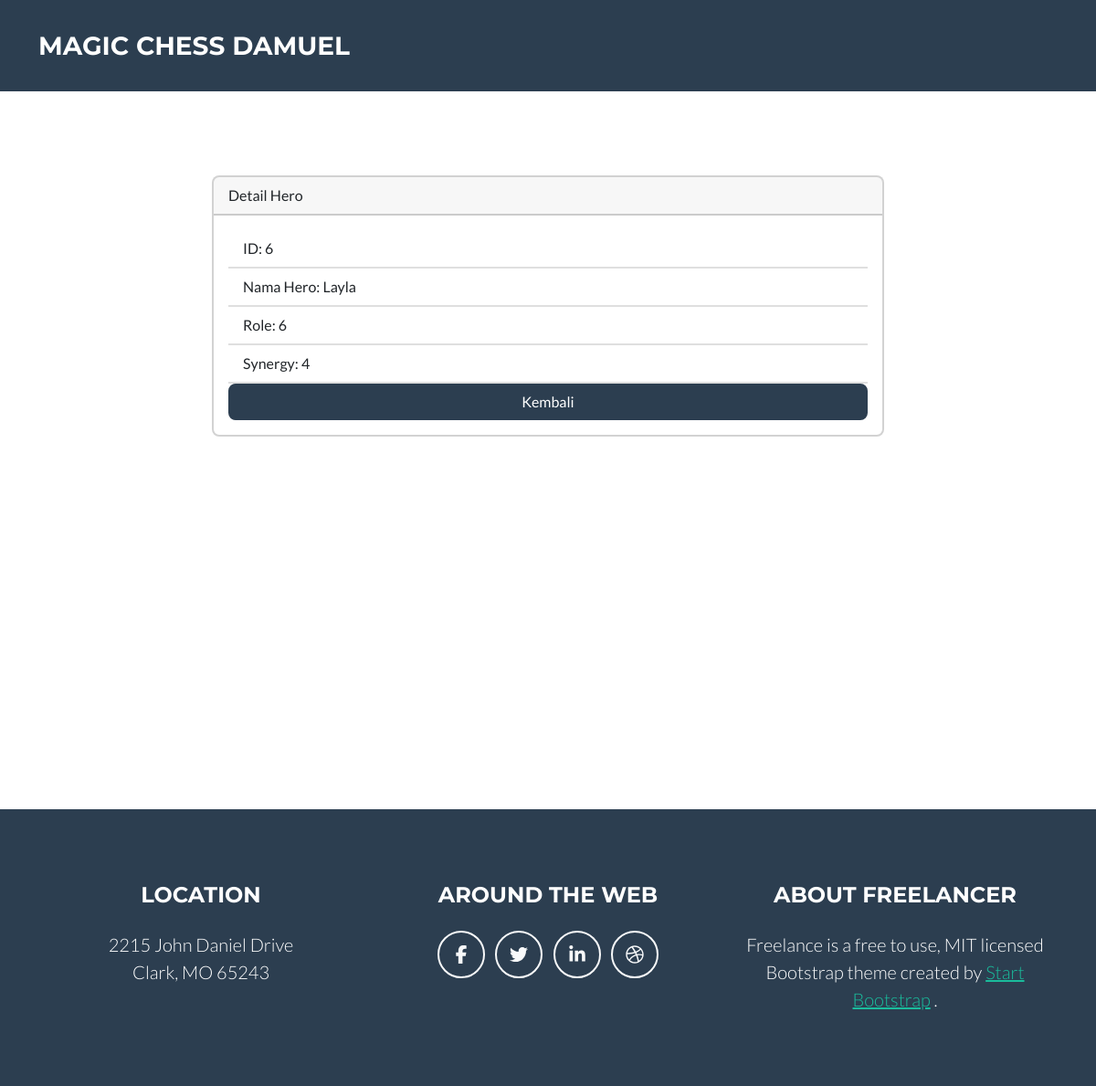
Page /Hero/hero_detail/6 on the committed database.
### tables this page shows
CREATE TABLE `hero` (
  `id` int(255) NOT NULL,
  `nama_hero` varchar(50) NOT NULL,
  `role` int(50) NOT NULL,
  `synergy` int(40) NOT NULL
);

### application/controllers/Hero.php (called while the page is built, shortened)
<?php
class Hero extends CI_Controller
{
    public function __construct()
	{
		$this->load->model('Mahasiswa_model');
		$this->load->model('Prodi_model');
		$this->load->model('User_model');
        $this->load->model('Hero_model');
	}
public function hero_detail($id) {
    $data['judul'] = "Detail Hero";
    $this->load->model('Hero_model');
    $data['hero'] = $this->Hero_model->get_hero_by_id($id);
    $this->load->view("layout/header2");
    $this->load->view("hero/vw_detail_hero", $data);
    $this->load->view("layout/footer");
}
}

### index.php (called while the page is built, shortened)
<?php
require_once BASEPATH.'core/CodeIgniter.php';

### application/models/Hero_model.php (called while the page is built, shortened)
<?php
class Hero_model extends CI_Model
{
    public function get_hero_by_id($id) {
        $this->db->where('id', $id);
        $query = $this->db->get('hero');
        if ($query !== false && $query->num_rows() > 0) {
            $row = $query->row();
            $hero = [
                'id' => $row->id,
                'nama_hero' => $row->nama_hero,
                'role' => $row->role,
                'synergy' => $row->synergy,
            ];
            return $hero;
        }
        return null;
    }
}

### application/views/hero/vw_detail_hero.php (the view)
<section class="page-section" id="heroDetail">
    <div class="container">
        <div class="row">
            <div class="col-lg-8 mx-auto">
                <div class="card">
                    <div class="card-header">
                        Detail Hero
                    </div>
                    <div class="card-body">
                        <ul class="list-group list-group-flush">
                            <li class="list-group-item">ID: <span id="heroId">
                                <?= $hero['id'] ?>
                            </span></li>
                            <li class="list-group-item">Nama Hero: <span id="namaHero">
                                <?= $hero['nama_hero'] ?>
                            </span></li>
                            <li class="list-group-item">Role: <span id="roleHero">
                                <?= $hero['role'] ?>
                            </span></li>
                            <li class="list-group-item">Synergy: <span id="synergyHero">
                                <?= $hero['synergy'] ?>
                            </span></li>
                            <a href="<?= site_url('Hero/hero_index') ?>" class="btn btn-secondary">Kembali</a>
                        </ul>
                    </div>
                </div>
            </div>
        </div>
    </div>
</section>

### rows in the picture
hero: id "6", nama_hero "Layla", role "6", synergy "4"
